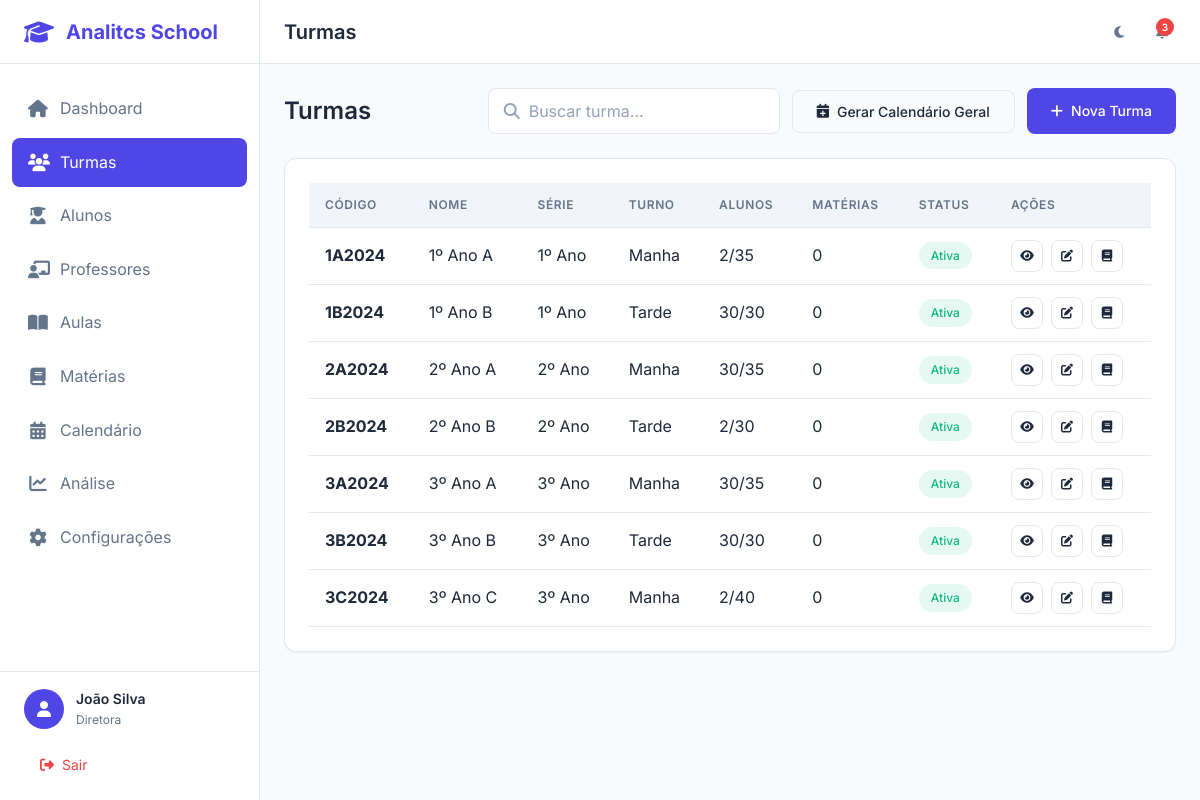
Page /turmas/ (signed in) on the committed database.
### app/models/usuario.py (models this page shows, shortened)
class Usuario(UserMixin, db.Model):
    __tablename__ = 'usuarios'
    id = db.Column(db.Integer, primary_key=True)
    nome = db.Column(db.String(100), nullable=False)
    email = db.Column(db.String(120), unique=True, nullable=False, index=True)
    senha_hash = db.Column(db.String(256), nullable=False)
    tipo = db.Column(db.String(20), nullable=False, default='professor')
    avatar = db.Column(db.String(255), nullable=True)
    telefone = db.Column(db.String(20), nullable=True)
    tema = db.Column(db.String(10), default='light')
    ativo = db.Column(db.Boolean, default=True)
    criado_em = db.Column(db.DateTime, default=datetime.utcnow)
    atualizado_em = db.Column(db.DateTime, default=datetime.utcnow, onupdate=datetime.utcnow)
    ultimo_acesso = db.Column(db.DateTime, nullable=True)
    professor = db.relationship('Professor', backref='usuario', uselist=False, lazy=True)
    def tem_permissao(self, permissoes):
        return self.tipo in permissoes

### app/models/turma.py (models this page shows, shortened)
class Turma(db.Model):
    __tablename__ = 'turmas'
    id = db.Column(db.Integer, primary_key=True)
    nome = db.Column(db.String(50), nullable=False)
    codigo = db.Column(db.String(20), unique=True, nullable=False, index=True)
    serie = db.Column(db.String(30), nullable=False)
    ano_letivo = db.Column(db.Integer, nullable=False)
    turno = db.Column(db.String(20), nullable=False)
    capacidade_maxima = db.Column(db.Integer, default=40)
    descricao = db.Column(db.Text, nullable=True)
    ativa = db.Column(db.Boolean, default=True)
    criado_em = db.Column(db.DateTime, default=datetime.utcnow)
    atualizado_em = db.Column(db.DateTime, default=datetime.utcnow, onupdate=datetime.utcnow)
    aulas = db.relationship('Aula', backref='turma', lazy='dynamic')
    materias = db.relationship('Materia', secondary='turma_materias',
                               backref=db.backref('turmas', lazy='dynamic'))
    def to_dict(self) -> dict:
        return {
            'id': self.id,
            'nome': self.nome,
            'codigo': self.codigo,
            'serie': self.serie,
            'ano_letivo': self.ano_letivo,
            'turno': self.turno,
            'capacidade_maxima': self.capacidade_maxima,
            'descricao': self.descricao,
            'ativa': self.ativa,
            'criado_em': self.criado_em.isoformat() if self.criado_em else None,
            'atualizado_em': self.atualizado_em.isoformat() if self.atualizado_em else None
        }

### app/controllers/turmas_controller.py (the view)
@turmas_bp.route('/')
@login_required
def index():
    page = request.args.get('page', 1, type=int)
    busca = request.args.get('busca', '')
    turmas_raw = _turma_repo.get_all(order_by='nome')
    if busca:
        turmas_raw = [t for t in turmas_raw
                      if busca.lower() in t.get('nome', '').lower()
                      or busca.lower() in t.get('codigo', '').lower()]
    turmas_list = [TurmaDTO(t, _repos) for t in turmas_raw]
    turmas = _paginate(turmas_list, page)
    return render_template('turmas/index.html', turmas=turmas, busca=busca)

### app/controllers/turmas_controller.py (called while the page is built, shortened)
def _paginate(items: list, page: int, per_page: int = 20):
    total = len(items)
    start = (page - 1) * per_page
    end = start + per_page
    page_items = items[start:end]
    class PaginateObj:
        def __init__(self, items, page, per_page, total):
            self.items = items
            self.page = page
            self.per_page = per_page
            self.total = total
            self.pages = max(1, (total + per_page - 1) // per_page)
            self.has_prev = page > 1
            self.has_next = page < self.pages
            self.prev_num = page - 1
            self.next_num = page + 1
    return PaginateObj(page_items, page, per_page, total)

### app/dtos/base_dto.py (called while the page is built)
    @staticmethod
    def parse_datetime(value):
        if value is None:
            return None
        if isinstance(value, datetime):
            return value
        if isinstance(value, str):
            for fmt in [
                '%Y-%m-%dT%H:%M:%S.%f',
                '%Y-%m-%dT%H:%M:%S',
                '%Y-%m-%d %H:%M:%S.%f',
                '%Y-%m-%d %H:%M:%S',
                '%Y-%m-%d'
            ]:
                try:
                    return datetime.strptime(value, fmt)
                except ValueError:
                    continue
        return None

    @staticmethod
    def parse_bool(value):
        if isinstance(value, bool):
            return value
        if isinstance(value, int):
            return value == 1
        if isinstance(value, str):
            return value.lower() in ('true', '1', 'sim')
        return False

### app/dtos/turma_dto.py (called while the page is built, shortened)
    def total_alunos(self) -> int:
        from app.repositories import TurmaRepository
        turma_repo = self._repos.get('turma') or TurmaRepository()
        return turma_repo.count_alunos(self.id)

    @property
    def materias(self) -> list:
        if self._materias is not None:
            return self._materias
        from app.repositories import TurmaRepository, MateriaRepository
        from app.dtos.materia_dto import MateriaDTO
        turma_repo = self._repos.get('turma') or TurmaRepository()
        materias_raw = turma_repo.get_materias(self.id)
        self._materias = []
        return self._materias

### app/models/usuario.py (called while the page is built)
@login_manager.user_loader
def load_user(user_id):
    return Usuario.query.get(int(user_id))

### app/repositories/turma_repository.py (called while the page is built)
    def count_alunos(self, turma_id: int) -> int:
        turma = Turma.query.get(turma_id)
        if turma:
            return turma.alunos.count()
        return 0

### app/templates/turmas/index.html (shortened to what this page needs)
{% extends "base.html" %}
{% block page_title %}Turmas{% endblock %}
{% block content %}
<div class="list-header">
    <h2 class="list-title">Turmas</h2>
    <div class="list-actions">
        <div class="search-box">
            <i class="fas fa-search"></i>
            <input type="text" class="form-control" placeholder="Buscar turma..." id="searchInput" value="{{ busca }}">
        </div>
        {% if current_user.tem_permissao(['diretora', 'coordenacao']) %}
        <form method="POST" action="{{ url_for('turmas.gerar_calendario_todas') }}" style="display: inline;">
            <button type="submit" class="btn btn-outline" onclick="return confirm('Gerar calendário para todas as turmas ativas?')">
                <i class="fas fa-calendar-plus"></i>
                Gerar Calendário Geral
            </button>
        </form>
        <a href="{{ url_for('turmas.novo') }}" class="btn btn-primary">
            <i class="fas fa-plus"></i>
            Nova Turma
        </a>
        {% endif %}
    </div>
</div>
<div class="card">
    <div class="card-body">
        {% if turmas.items %}
        <div class="table-container">
            <table class="table">
                <thead>
                    <tr>
                        <th>Código</th>
                        <th>Nome</th>
                        <th>Série</th>
                        <th>Turno</th>
                        <th>Alunos</th>
                        <th>Matérias</th>
                        <th>Status</th>
                        <th>Ações</th>
                    </tr>
                </thead>
                <tbody>
                    {% for turma in turmas.items %}
                    <tr>
                        <td><strong>{{ turma.codigo }}</strong></td>
                        <td>{{ turma.nome }}</td>
                        <td>{{ turma.serie }}</td>
                        <td>{{ turma.turno|capitalize }}</td>
                        <td>{{ turma.total_alunos() }}/{{ turma.capacidade_maxima }}</td>
                        <td>{{ turma.materias|length }}</td>
                        <td>
                            {% if turma.ativa %}
                            <span class="badge badge-success">Ativa</span>
                            {% else %}
                            <span class="badge badge-danger">Inativa</span>
                            {% endif %}
                        </td>
                        <td class="table-actions">
                            <a href="{{ url_for('turmas.detalhe', id=turma.id) }}" class="btn btn-icon btn-sm btn-outline" title="Ver detalhes">
                                <i class="fas fa-eye"></i>
                            </a>
                            {% if current_user.tem_permissao(['diretora', 'coordenacao']) %}
                            <a href="{{ url_for('turmas.editar', id=turma.id) }}" class="btn btn-icon btn-sm btn-outline" title="Editar">
                                <i class="fas fa-edit"></i>
                            </a>
                            <a href="{{ url_for('turmas.materias', id=turma.id) }}" class="btn btn-icon btn-sm btn-outline" title="Matérias">
                                <i class="fas fa-book"></i>
                            </a>
                            {% endif %}
                        </td>
                    </tr>
                    {% endfor %}
                </tbody>
            </table>
        </div>
        {% endif %}
    </div>
</div>
{% endblock %}

### app/templates/base.html (shortened to what this page needs)
<!DOCTYPE html>
<html lang="pt-BR" data-theme="light">
<head>
    <link rel="stylesheet" href="https://cdnjs.cloudflare.com/ajax/libs/font-awesome/6.5.1/css/all.min.css">
    <link rel="stylesheet" href="{{ url_for('static', filename='css/main.css') }}">
    <link rel="stylesheet" href="{{ url_for('static', filename='css/components.css') }}">
    <link rel="stylesheet" href="{{ url_for('static', filename='css/responsive.css') }}">
</head>
<body {% if not current_user.is_authenticated %}class="auth-mode"{% endif %}>
    {% if current_user.is_authenticated %}
    <aside class="sidebar" id="sidebar">
        <div class="sidebar-header">
            <div class="logo">
                <i class="fas fa-graduation-cap"></i>
                <span>Analitcs School</span>
            </div>
        </div>
        <nav class="sidebar-nav">
            <ul>
                <li class="nav-item {% if request.endpoint == 'dashboard.index' %}active{% endif %}">
                    <a href="{{ url_for('dashboard.index') }}">
                        <i class="fas fa-home"></i>
                        <span>Dashboard</span>
                    </a>
                </li>
                <li class="nav-item {% if 'turmas' in request.endpoint %}active{% endif %}">
                    <a href="{{ url_for('turmas.index') }}">
                        <i class="fas fa-users"></i>
                        <span>Turmas</span>
                    </a>
                </li>
                <li class="nav-item {% if 'alunos' in request.endpoint %}active{% endif %}">
                    <a href="{{ url_for('alunos.index') }}">
                        <i class="fas fa-user-graduate"></i>
                        <span>Alunos</span>
                    </a>
                </li>
                <li class="nav-item {% if 'professores' in request.endpoint %}active{% endif %}">
                    <a href="{{ url_for('professores.index') }}">
                        <i class="fas fa-chalkboard-teacher"></i>
                        <span>Professores</span>
                    </a>
                </li>
                <li class="nav-item {% if 'aulas' in request.endpoint %}active{% endif %}">
                    <a href="{{ url_for('aulas.index') }}">
                        <i class="fas fa-book-open"></i>
                        <span>Aulas</span>
                    </a>
                </li>
                <li class="nav-item {% if 'materias' in request.endpoint %}active{% endif %}">
                    <a href="{{ url_for('materias.index') }}">
                        <i class="fas fa-book"></i>
                        <span>Matérias</span>
                    </a>
                </li>
                <li class="nav-item {% if 'calendario' in request.endpoint %}active{% endif %}">
                    <a href="{{ url_for('calendario.index') }}">
                        <i class="fas fa-calendar-alt"></i>
                        <span>Calendário</span>
                    </a>
                </li>
                <li class="nav-item {% if 'analise' in request.endpoint %}active{% endif %}">
                    <a href="{{ url_for('analise.index') }}">
                        <i class="fas fa-chart-line"></i>
                        <span>Análise</span>
                    </a>
                </li>
                <li class="nav-item {% if 'configuracoes' in request.endpoint %}active{% endif %}">
                    <a href="{{ url_for('configuracoes.index') }}">
                        <i class="fas fa-cog"></i>
                        <span>Configurações</span>
                    </a>
                </li>
            </ul>
        </nav>
        <div class="sidebar-footer">
            <div class="user-info">
                <div class="user-avatar">
                    <i class="fas fa-user"></i>
                </div>
                <div class="user-details">
                    <span class="user-name">{{ current_user.nome }}</span>
                    <span class="user-role">{{ current_user.tipo|capitalize }}</span>
                </div>
            </div>
            <a href="{{ url_for('auth.logout') }}" class="logout-btn">
                <i class="fas fa-sign-out-alt"></i>
                <span>Sair</span>
            </a>
        </div>
    </aside>
    <main class="main-content">
        <header class="header">
            <div class="header-left">
                <h1 class="page-title">{% block page_title %}Dashboard{% endblock %}</h1>
            </div>
            <div class="header-right">
                <button class="theme-toggle" id="themeToggle" title="Alternar tema">
                    <i class="fas fa-moon"></i>
                </button>
                <div class="notifications">
                    <button class="notification-btn">
                        <span class="notification-badge">3</span>
                    </button>
                </div>
            </div>
        </header>
        <div class="content">
            {% block content %}{% endblock %}
        </div>
    </main>
    {% else %}
        {% block auth_content %}{% endblock %}
    {% endif %}
</body>
</html>

### app/static/css/components.css (style rules this page uses)
.list-header { display: flex; align-items: center; justify-content: space-between; margin-bottom: 1.5rem; flex-wrap: wrap; gap: 1rem; }
.list-title { font-size: 1.5rem; font-weight: 600; color: var(--text-primary); }
.list-actions { display: flex; align-items: center; gap: 0.75rem; }
.search-box { position: relative; }
.search-box input { padding-left: 2.5rem; min-width: 280px; }
.search-box i { position: absolute; left: 1rem; top: 50%; transform: translateY(-50%); color: var(--text-tertiary); }

### rows in the picture
Usuario: nome "João Silva", tipo "Diretora"
Turma: codigo "1A2024", nome "1º Ano A", serie "1º Ano", turno "Manha", total_alunos "2", capacidade_maxima "35", materias|length "0"
Turma: codigo "1B2024", nome "1º Ano B", serie "1º Ano", turno "Tarde", total_alunos "30", capacidade_maxima "30", materias|length "0"
Turma: codigo "2A2024", nome "2º Ano A", serie "2º Ano", turno "Manha", total_alunos "30", capacidade_maxima "35", materias|length "0"
Turma: codigo "2B2024", nome "2º Ano B", serie "2º Ano", turno "Tarde", total_alunos "2", capacidade_maxima "30", materias|length "0"
Turma: codigo "3A2024", nome "3º Ano A", serie "3º Ano", turno "Manha", total_alunos "30", capacidade_maxima "35", materias|length "0"
Turma: codigo "3B2024", nome "3º Ano B", serie "3º Ano", turno "Tarde", total_alunos "30", capacidade_maxima "30", materias|length "0"
Turma: codigo "3C2024", nome "3º Ano C", serie "3º Ano", turno "Manha", total_alunos "2", capacidade_maxima "40", materias|length "0"
